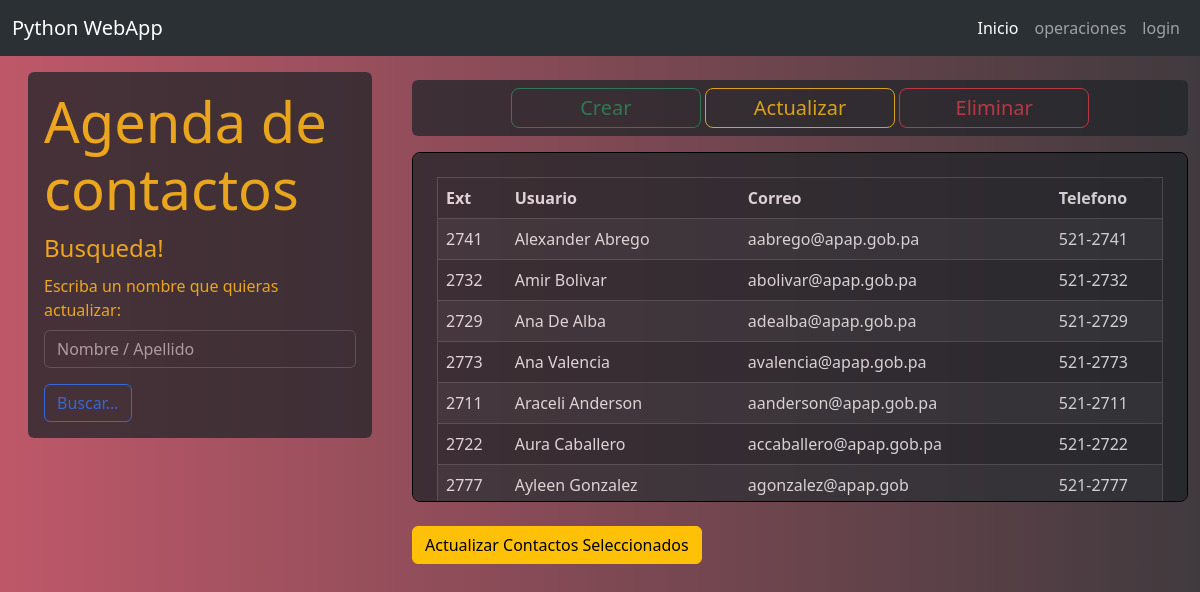
/update, run on an earlier commit of the app's database.
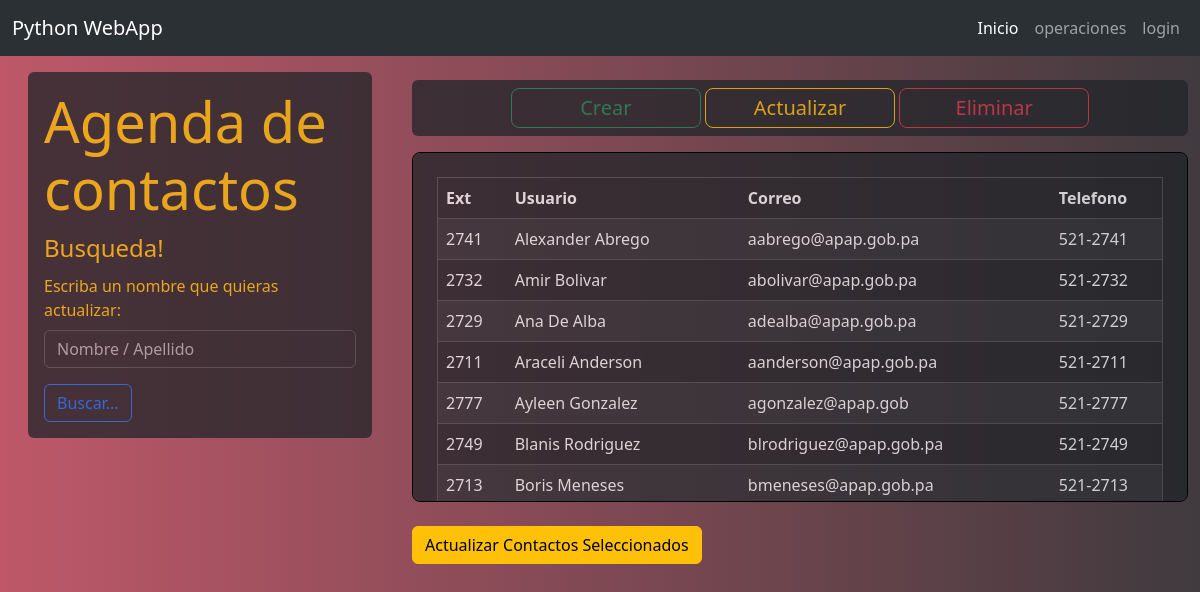
And on a later commit of the database.
### tables this page shows
CREATE TABLE contacts(
            ext integer primary key, 
            user text not null,
            mail text not null,
            phone text);

### app.py (the view)
@app.route('/update')
def update():
    query = request.args.get('query','')
    if query:
        frontquery=db.search_data(query)
    else:
        frontquery=db.query()
    return render_template('crud/update.html', frontquery=frontquery)

### db.py (called while the page is built)
def get_conn():
    return sqlite3.connect(db)

def query():
    with get_conn() as con:
        cur = con.cursor()
        cur.execute("Select * from contacts order by user asc")
        total = cur.fetchall()
    return total

### templates/crud/update.html (shortened to what this page needs)
{%extends "layout.html"%}
{%block content%}
  <div class="row">
    <div class="col-md-4">
<div class="bg-dark text-light py-3 px-3 box rounded-2 m-3 opacity-75" data-bs-theme="dark">
    <h1 class="display-4 text-warning">Agenda de contactos</h1>
    <form class="d-flex" role="search" method="GET" action="{{url_for('update')}}">
        <fieldset>
          <legend class="text-warning">Busqueda!</legend>
          <div class="mb-3">
            <label for="TextInput" class="form-label text-warning">Escriba un nombre que quieras actualizar:</label>
            <input type="search" name="query" id="TextInput" class="form-control me-2" placeholder="Nombre / Apellido">
          </div>
          <button type="submit" class="btn btn-outline-primary">Buscar...</button>
        </fieldset>
      </form>
  </div>
</div>
<div class="col-md-8">
  <div class="bg-dark py-2 px-2 btn-group-lg mt-4 box rounded-2 opacity-75" data-bs-theme="dark" role="group" style="text-align:center" aria-label="Basic mixed styles example">
    <a type="button" class="btn btn-outline-success py-1 px-1 col-3" href="{{url_for('insert')}}">Crear</a>
    <a type="button" class="btn btn-outline-warning py-1 px-1 col-3" href="{{url_for('update')}}">Actualizar</a>
    <a type="button" class="btn btn-outline-danger py-1 px-1 col-3" href="{{url_for('delete')}}">Eliminar</a>
  </div>
<div class="scrollable-table">
  <div class="bg-dark py-4 px-4 text-bg-dark rounded-2 opacity-75">
    <form method="POST" action="{{ url_for('update') }}">
      <table border="1" class="table table-striped table-dark table-hover">
          <thead>
              <tr>
                  <th>Ext</th>
                  <th>Usuario</th>
                  <th>Correo</th>
                  <th>Telefono</th>
              </tr>
          </thead>
          <tbody style="text-align:left">
              {% for row in frontquery %}
                  <tr>
                      <td scope="row">{{ row[0] }}</td>
                      <td scope="row">{{ row[1] }}</td>
                      <td scope="row">{{ row[2] }}</td>
                      <td scope="row">{{ row[3] }}</td>
                  </tr>
              {% endfor %}
          </tbody>
      </table>
   </div>
  </div>
  <br>
  <button type="submit" class="btn btn-warning">Actualizar Contactos Seleccionados</button>
 </div>
</div>
{%endblock%}

What changed in the data, as far as the page shows it:
removed contacts: ext "2773", user "Ana Valencia", mail "avalencia@apap.gob.pa", phone "521-2773"
removed contacts: ext "2722", user "Aura Caballero", mail "accaballero@apap.gob.pa", phone "521-2722"
now on this page (row unchanged): contacts: ext "2749", user "Blanis Rodriguez", mail "blrodriguez@apap.gob.pa", phone "521-2749"
now on this page (row unchanged): contacts: ext "2713", user "Boris Meneses", mail "bmeneses@apap.gob.pa", phone "521-2713"
